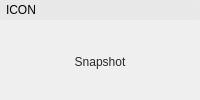
    <widget class="QFrame" name="iconToggleBox">
     <property name="styleSheet">
      <string notr="true"/>
     </property>
     <property name="frameShape">
      <enum>QFrame::NoFrame</enum>
     </property>
     <property name="frameShadow">
      <enum>QFrame::Plain</enum>
     </property>
     <layout class="QVBoxLayout" name="verticalLayout_6">
      <property name="spacing">
       <number>0</number>
      </property>
      <property name="margin">
       <number>0</number>
      </property>
      <item>
       <widget class="QFrame" name="iconToggleBoxHeading">
        <property name="styleSheet">
         <string notr="true"/>
        </property>
        <property name="frameShape">
         <enum>QFrame::NoFrame</enum>
        </property>
        <property name="frameShadow">
         <enum>QFrame::Plain</enum>
        </property>
        <layout class="QVBoxLayout" name="verticalLayout_7">
         <property name="spacing">
          <number>0</number>
         </property>
         <property name="margin">
          <number>0</number>
         </property>
         <item>
          <widget class="QPushButton" name="iconToggleBoxButton">
           <property name="minimumSize">
            <size>
             <width>0</width>
             <height>20</height>
            </size>
           </property>
           <property name="styleSheet">
            <string notr="true">
QPushButton {
	Text-align: left;
	padding-left: 5px;
}

QPushButton:Checked {
	background-color: rgb(255,255,255,25);
}

QPushButton:!Checked {
	background-color: rgb(255,255,255,10);
}</string>
           </property>
           <property name="text">
            <string>ICON</string>
           </property>
           <property name="checkable">
            <bool>true</bool>
           </property>
           <property name="checked">
            <bool>true</bool>
           </property>
           <property name="flat">
            <bool>true</bool>
           </property>
          </widget>
         </item>
        </layout>
       </widget>
      </item>
      <item>
       <widget class="QFrame" name="iconToggleBoxFrame">
        <property name="sizePolicy">
         <sizepolicy hsizetype="Preferred" vsizetype="Expanding">
          <horstretch>0</horstretch>
          <verstretch>0</verstretch>
         </sizepolicy>
        </property>
        <property name="styleSheet">
         <string notr="true"/>
        </property>
        <property name="frameShape">
         <enum>QFrame::NoFrame</enum>
        </property>
        <property name="frameShadow">
         <enum>QFrame::Plain</enum>
        </property>
        <layout class="QVBoxLayout" name="verticalLayout_8">
         <property name="spacing">
          <number>3</number>
         </property>
         <property name="leftMargin">
          <number>0</number>
         </property>
         <property name="topMargin">
          <number>3</number>
         </property>
         <property name="rightMargin">
          <number>0</number>
         </property>
         <property name="bottomMargin">
          <number>0</number>
         </property>
         <item>
          <layout class="QHBoxLayout" name="thumbnailLayout">
           <property name="spacing">
            <number>0</number>
           </property>
           <property name="topMargin">
            <number>0</number>
           </property>
           <property name="bottomMargin">
            <number>0</number>
           </property>
           <item>
            <widget class="QFrame" name="thumbnailFrame">
             <property name="sizePolicy">
              <sizepolicy hsizetype="Expanding" vsizetype="Expanding">
               <horstretch>0</horstretch>
               <verstretch>1</verstretch>
              </sizepolicy>
             </property>
             <property name="minimumSize">
              <size>
               <width>50</width>
               <height>50</height>
              </size>
             </property>
             <property name="maximumSize">
              <size>
               <width>150</width>
               <height>150</height>
              </size>
             </property>
             <property name="styleSheet">
              <string notr="true"/>
             </property>
             <property name="frameShape">
              <enum>QFrame::NoFrame</enum>
             </property>
             <property name="frameShadow">
              <enum>QFrame::Plain</enum>
             </property>
             <property name="lineWidth">
              <number>0</number>
             </property>
             <layout class="QVBoxLayout" name="verticalLayout_4">
              <property name="spacing">
               <number>0</number>
              </property>
              <property name="margin">
               <number>0</number>
              </property>
              <item>
               <widget class="QToolButton" name="thumbnailButton">
                <property name="enabled">
                 <bool>true</bool>
                </property>
                <property name="sizePolicy">
                 <sizepolicy hsizetype="Expanding" vsizetype="Expanding">
                  <horstretch>0</horstretch>
                  <verstretch>1</verstretch>
                 </sizepolicy>
                </property>
                <property name="minimumSize">
                 <size>
                  <width>0</width>
                  <height>0</height>
                 </size>
                </property>
                <property name="maximumSize">
                 <size>
                  <width>150</width>
                  <height>150</height>
                 </size>
                </property>
                <property name="toolTip">
                 <string>Take snapshot</string>
                </property>
                <property name="layoutDirection">
                 <enum>Qt::LeftToRight</enum>
                </property>
                <property name="styleSheet">
                 <string notr="true">color: rgb(40, 40, 40);
border: 1px solid rgb(0, 0, 0, 0);
background-color: rgb(254, 255, 230, 0);</string>
                </property>
                <property name="text">
                 <string>Snapshot</string>
                </property>
                <property name="icon">
                 <iconset>
                  <normaloff>../icons/thumbnail.png</normaloff>../icons/thumbnail.png</iconset>
                </property>
                <property name="iconSize">
                 <size>
                  <width>150</width>
                  <height>150</height>
                 </size>
                </property>
                <property name="popupMode">
                 <enum>QToolButton::InstantPopup</enum>
                </property>
                <property name="toolButtonStyle">
                 <enum>Qt::ToolButtonIconOnly</enum>
                </property>
                <property name="autoRaise">
                 <bool>false</bool>
                </property>
               </widget>
              </item>
             </layout>
            </widget>
           </item>
          </layout>
         </item>
        </layout>
       </widget>
      </item>
     </layout>
    </widget>
